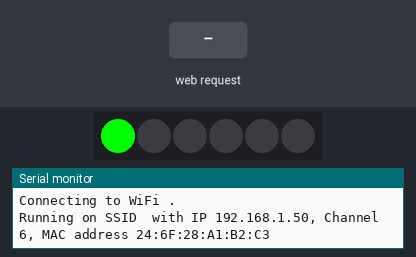
Simulated run of this sketch. Board: ESP8266 (NodeMCU). Parts: 6 RGB LEDs in strip order, left to right, the last lines printed to the serial monitor. The test bench sets the inputs (shaded band). WiFi joins after 1.5 s; servers stay silent unless stated; not simulated (calls return 0 or success): arduino_secrets.h.

Above: at 2.06 s.
At 3.26 s:
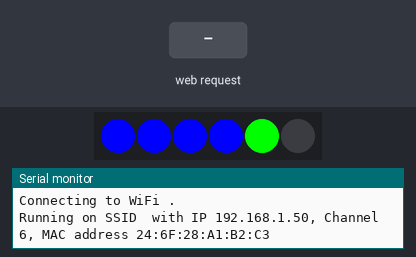
3.3 s: HTTP request GET / received
At 3.36 s:
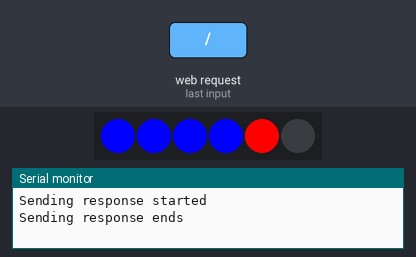
Timing chart, 0 to 11.1 s (numbered marks = the images above; inputs shaded):
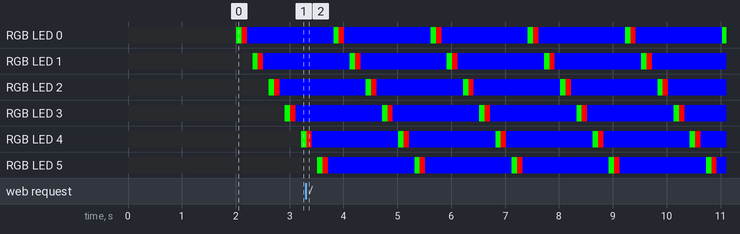

The sketch:

ESP8266_OTA_LEDstrip.ino
```cpp
#include <Arduino.h>
#include "identification.h"
#include "arduino_secrets.h"
#include <Adafruit_NeoPixel.h>

// Which pin on the Arduino is connected to the NeoPixels?
#define PIN 2
// How many NeoPixels are attached to the Arduino?
#define NUMPIXELS 6
Adafruit_NeoPixel pixels = Adafruit_NeoPixel(NUMPIXELS, PIN, NEO_GRB + NEO_KHZ800);

int delayval = 100;  // delay for half a second
// WiFi Server stuff and WiFi logon Credentials
const char *SSID = SECRET_SSID;
const char *PASSWORD = SECRET_PASS;

// OTA stuff included here
String projectTitle = "LED matrix OTA updater";
String projectDesc =
  "LED matrix 24x24</p>";

void setup() {
  Serial.begin(115200);  // initialize serial
  pixels.begin();        // This initializes the NeoPixel library.
  pixels.clear();
  pixels.show();
  // Everything for OTA updates
  otaInit();
}

// Nothing to see here. No, really.
void loop() {
  for (int i = 0; i < NUMPIXELS; i++) {
    // pixels.Color takes RGB values, from 0,0,0 up to 255,255,255
    pixels.setPixelColor(i, pixels.Color(0, 255, 0));
    pixels.show();
    delay(delayval);
    pixels.setPixelColor(i, pixels.Color(255, 0, 0));
    pixels.show();
    delay(delayval);
    pixels.setPixelColor(i, pixels.Color(0, 0, 255));
    pixels.show();
    delay(delayval);
  }
}
```

identification.h
```cpp
// Allow OTA software updates
#include <ESP8266WiFi.h>
#include <ESPAsyncTCP.h>
#include <ESPAsyncWebServer.h>
#include <AsyncElegantOTA.h>

// We've  declared the project ID in the main sketch
extern String projectTitle;
extern String projectDesc;

// We've declared the WiFi credentials in the main sketch
extern const char *SSID;
extern const char *PASSWORD;

// This is the standard web server for the ESP32 (on port 80)
AsyncWebServer server(80);

// Convert the WiFi (error) response to a string we can understand
const char *wl_status_to_string(wl_status_t status) {
  switch (status) {
    case WL_NO_SHIELD:
      return "WL_NO_SHIELD";
    case WL_IDLE_STATUS:
      return "WL_IDLE_STATUS";
    case WL_NO_SSID_AVAIL:
      return "WL_NO_SSID_AVAIL";
    case WL_SCAN_COMPLETED:
      return "WL_SCAN_COMPLETED";
    case WL_CONNECTED:
      return "WL_CONNECTED";
    case WL_CONNECT_FAILED:
      return "WL_CONNECT_FAILED";
    case WL_CONNECTION_LOST:
      return "WL_CONNECTION_LOST";
    case WL_DISCONNECTED:
      return "WL_DISCONNECTED";
    default:
      return "UNKNOWN";
  }
}

// This is what me must do to get it all running
void otaInit() {

  printf("Setting ESP32 as Station, no power savings, SSID %s\n", SSID);
    printf(
      "\nRunning on SSID %s with IP %s, Channel %d, MAC address %s\n",
      (char *)WiFi.SSID().c_str(),
      (char *)(WiFi.localIP()).toString().c_str(),
      WiFi.channel(),
      (char *)WiFi.macAddress().c_str());
  if (WiFi.status() == WL_CONNECTED) {
    WiFi.disconnect(true);
    // Just some information about the Wifi

    printf("WiFi was previously connected - now disconnected\n");
  }

  WiFi.mode(WIFI_STA);
  WiFi.persistent(false);
  WiFi.setAutoReconnect(true);
  WiFi.setSleep(false);

  if (WiFi.begin(SSID, PASSWORD)) {
    printf("WiFi begin success.\n");
  }
  //WiFi.setTxPower(WIFI_POWER_5dBm);
  delay(2000);

  printf("Connecting to WiFi .");
  uint8_t wifiStatus = WiFi.waitForConnectResult();

  // Successful connection?
  if ((wl_status_t)wifiStatus != WL_CONNECTED) {
    printf("WiFi Status: %s, exiting\n", wl_status_to_string((wl_status_t)wifiStatus));
    while (1)
      ;
  }

  // Just some information about the Wifi
  printf(
    "\nRunning on SSID %s with IP %s, Channel %d, MAC address %s\n",
    (char *)WiFi.SSID().c_str(),
    (char *)(WiFi.localIP()).toString().c_str(),
    WiFi.channel(),
    (char *)WiFi.macAddress().c_str());

  // This gets printed when you type the IP address followed by /whoami
  server.on("/whoami", HTTP_GET, [](AsyncWebServerRequest *request) {
    request->send(200, "text/plain", projectDesc);
  });

  server.on("/", HTTP_GET, [](AsyncWebServerRequest *request) {
    printf("Sending response started\n");
    request->send(
      200,
      "text/html",
      R"(
        <!DOCTYPE HTML>
        <head><title>)"
        + String(projectTitle) +
        R"(</title></head>
        <body style='font-size:1.1em;'>
          <h3>Arduino ESP OTA Home Page</h3>

          <div>Congratulations! You've reached your )"
        + String(projectTitle) + R"( ESP8266 device on IP )" + String((char *)(WiFi.localIP()).toString().c_str()) +
        R"(</div>

         <fieldset style="margin:20px 5px 20px 5px;border:1px;border-radius:5px;border:1px solid darkgray;background-color:white">
          <legend style="font-size:0.8em;">Project description:</legend>
            <div style="font-size:0.8em;background-color:#EEEEEE;padding:5px;border-radius:10px;">)"
        + String(projectDesc) +
        R"(</div>
          </fieldset>

          <p>To update your device from the Arduino IDE choose:
          <ul>
            <li><b>Sketch->Export compiled Binary</b>
            <li>then find the sketch folder by choosing
            <li><b>Sketch->Show Sketch Folder</b> and then
            <li>use the 'update' link below to navigate to your '.bin' file to upload.
          </ul>
          </p>

          <p> To update your code type this into your address bar:<br />
            <a href='http://)"
        + String((char *)(WiFi.localIP()).toString().c_str()) + R"(/update' target='_blank'>http://)" + String((char *)(WiFi.localIP()).toString().c_str()) +
        R"(/update</a> <br />
            or just click this link.
          </p>
        </body>
        </html>
      )");
    printf("Sending response ends\n");
  });

  // Starting Async OTA web server
  AsyncElegantOTA.begin(&server);
  server.begin();
}
```
